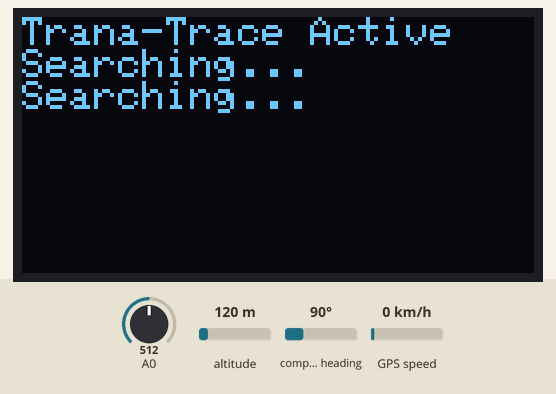
This sketch was run on a simulated ESP8266 (NodeMCU). On the bench: 128×64 one-colour display. Inputs (shaded band) come from the test bench; at power-on: A0 = 512, altitude 120 m, compass heading 90°, GPS speed 0 km/h. WiFi joins after 1.5 s; servers stay silent unless stated; uploads are accepted with an empty reply; the GPS gets a fix after 3 s at 37.7749, -122.4194 with 8 satellites; what the sketch prints to the serial monitor is not drawn.

Above: at 1.6 s.
At 2.0 s:
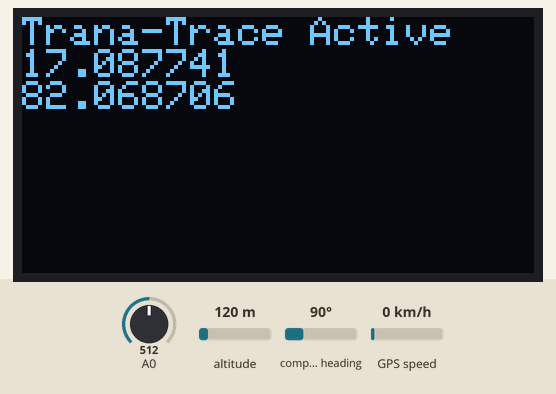
At 5.0 s:
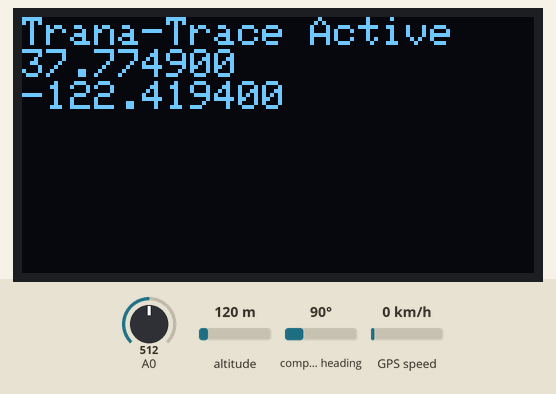

Measured:
- what the display in image 1 shows lasts 3.0 s, from 1.9 s to 4.9 s

The sketch:

trana_trace_firmware.ino
```cpp
#include <Wire.h>
#include <Adafruit_GFX.h>
#include <Adafruit_SSD1306.h>
#include <SoftwareSerial.h>
#include <TinyGPSPlus.h>
#include <ESP8266WiFi.h>
#include <WiFiClientSecure.h>
#include <UniversalTelegramBot.h>
#include <ESP8266HTTPClient.h>
#include "config.h"

#ifndef BOOT_FALLBACK_LAT
#define BOOT_FALLBACK_LAT "17.087741"
#endif

#ifndef BOOT_FALLBACK_LON
#define BOOT_FALLBACK_LON "82.068706"
#endif


#define SCREEN_WIDTH 128
#define SCREEN_HEIGHT 64
#define OLED_RESET -1
Adafruit_SSD1306 display(SCREEN_WIDTH, SCREEN_HEIGHT, &Wire, OLED_RESET);


SoftwareSerial gpsSerial(14, 12);
TinyGPSPlus gps;


SoftwareSerial fpgaSerial(13, 15);


byte currentState   = 0;
byte previousState  = 255;
byte lastValidState = 0;
bool alertSent      = false;


String latStr = "Searching...";
String lonStr = "Searching...";
String gpsSource = "BOOT-FALLBACK";
String lastValidLatStr = BOOT_FALLBACK_LAT;
String lastValidLonStr = BOOT_FALLBACK_LON;
bool hasGpsFix = false;

unsigned long lastDisplayUpdate = 0;
unsigned long lastWifiCheck     = 0;
unsigned long lastTelegramTime  = 0;


WiFiClientSecure secureClient;
UniversalTelegramBot bot(BOT_TOKEN, secureClient);


void connectWiFi() {
    Serial.print("Connecting WiFi");

    WiFi.begin(WIFI_SSID, WIFI_PASSWORD);

    while (WiFi.status() != WL_CONNECTED) {
        delay(500);
        Serial.print(".");
    }

    Serial.println("\nWiFi OK ");
    Serial.print("IP: ");
    Serial.println(WiFi.localIP());
}


bool sendTelegram(String msg) {
    if (WiFi.status() != WL_CONNECTED) {
        Serial.println("WiFi not connected ");
        return false;
    }
    Serial.println("Sending Telegram...");
    secureClient.setFingerprint("BB DC 45 2A 07 E3 4A 71 33 40 F7 9A 62 3D 5F EB C8 7E F2 08");
    bool ok = bot.sendMessage(CHAT_ID, msg, "");
    if (ok) {
        Serial.println("Telegram SENT ");
        return true;
    } else {
        Serial.println("Telegram FAILED ");
        return false;
    }
}


String buildJSON() {

    bool wifiStatus = (WiFi.status() == WL_CONNECTED);
    int batteryPercent = readBatteryPercent();

    String json = "{";
    json += "\"device_id\":\"TT-01\",";
    json += "\"wifi\":" + String(wifiStatus ? "true" : "false") + ",";
    json += "\"fpga_alert\":" + String(currentState) + ",";
    json += "\"telegram_sent\":" + String(alertSent ? "true" : "false") + ",";
    json += "\"battery\":" + String(batteryPercent) + ",";
    String safeLat = hasGpsFix ? latStr : String(BOOT_FALLBACK_LAT);
    String safeLon = hasGpsFix ? lonStr : String(BOOT_FALLBACK_LON);
    json += "\"location\":{";
    json += "\"lat\":" + safeLat + ",";
    json += "\"lng\":" + safeLon;
    json += "},";
    json += "\"gps_source\":\"" + gpsSource + "\"";
    json += "}";

    return json;
}

int readBatteryPercent() {
    int raw = analogRead(A0);
    int percent = map(raw, BATTERY_ADC_EMPTY, BATTERY_ADC_FULL, 0, 100);
    return constrain(percent, 0, 100);
}


void sendToServer(String json) {

    if (WiFi.status() != WL_CONNECTED) return;

    WiFiClient client;
    HTTPClient http;

    http.begin(client, SERVER_URL);
    http.addHeader("Content-Type", "application/json");
    http.addHeader("X-Api-Key", API_KEY);

    int code = http.POST(json);

    Serial.print("HTTP Response: ");
    Serial.println(code);

    http.end();
}

// ───── Setup ─────────────────────────────────────
void setup() {
    Serial.begin(9600);
    gpsSerial.begin(9600);
    fpgaSerial.begin(9600);

    if (!display.begin(SSD1306_SWITCHCAPVCC, 0x3C)) {
        Serial.println("OLED Failed ❌");
        while (true);
    }

    display.clearDisplay();
    display.setTextColor(WHITE);

    showConnecting();

    connectWiFi();
    showNormal();
}

// ───── Main Loop ─────────────────────────────────
void loop() {

    // ── GPS Read ────────────────────────────────
    gpsSerial.listen();
    unsigned long gpsStart = millis();

    while (millis() - gpsStart < 200) {
        while (gpsSerial.available()) {
            gps.encode(gpsSerial.read());
        }
    }

    if (gps.location.isValid() && gps.location.age() < 2000) {
        latStr = String(gps.location.lat(), 6);
        lonStr = String(gps.location.lng(), 6);
        lastValidLatStr = latStr;
        lastValidLonStr = lonStr;
        hasGpsFix = true;
        gpsSource = "NEO-6M";
        Serial.println("📡 Location accessed NEO-6M");
    } else if (hasGpsFix) {
        latStr = lastValidLatStr;
        lonStr = lastValidLonStr;
        gpsSource = "LAST-KNOWN";
        Serial.println("GPS lock unavailable; using last known fix");
    } else {
        latStr = lastValidLatStr;
        lonStr = lastValidLonStr;
        gpsSource = "BOOT-FALLBACK";
        Serial.println("GPS lock unavailable; using boot fallback until first fix");
    }

    // ── FPGA Read ───────────────────────────────
    fpgaSerial.listen();
    unsigned long fpgaStart = millis();

    while (millis() - fpgaStart < 100) {
        while (fpgaSerial.available()) {

            byte received = fpgaSerial.read();

            Serial.print("RAW BYTE: ");
            Serial.println(received, BIN);

            if (received == 2 && lastValidState != 0 && lastValidState != 1) {
                Serial.println("Ignoring false EMERGENCY");
                continue;
            }

            if (received <= 3) {
                currentState   = received;
                lastValidState = received;

                Serial.print("STATE ACCEPTED: ");
                Serial.println(currentState);
            }
        }
    }

    // ── State Change ────────────────────────────
    if (currentState != previousState) {
        previousState = currentState;
        alertSent = false;

        Serial.print("DISPLAY STATE: ");
        Serial.println(currentState);

        updateDisplay();
    }

    // ── Refresh Screen ──────────────────────────
    if (currentState == 0 && millis() - lastDisplayUpdate > 2000) {
        lastDisplayUpdate = millis();
        showNormal();
    }

    // ── WiFi Check ──────────────────────────────
    if (millis() - lastWifiCheck > 30000) {
        lastWifiCheck = millis();
        connectWiFi();
    }

    // ── Telegram Alerts ─────────────────────────
// ── Telegram Alerts ─────────────────────────────
if (!alertSent) {
    if (currentState == 1) {
        String msg = "🔴 STEALTH MODE ACTIVATED\n";
        msg += "Device appears OFF but tracking.\n";
        msg += "Lat: " + latStr + "\n";
        msg += "Lon: " + lonStr + "\n";
        msg += "https://maps.google.com/?q=" + latStr + "," + lonStr;
        if (sendTelegram(msg)) {
            alertSent = true;
        }
    } else if (currentState == 2) {
        String msg = "🆘 SOS EMERGENCY!\n";
        msg += "Immediate help needed!\n";
        msg += "Lat: " + latStr + "\n";
        msg += "Lon: " + lonStr + "\n";
        msg += "https://maps.google.com/?q=" + latStr + "," + lonStr;
        if (sendTelegram(msg)) {
            alertSent = true;
        }
    }
}
    // ── JSON + SEND ─────────────────────────────
    String json = buildJSON();
    Serial.println(json);

    sendToServer(json);
}

// ───── Display ───────────────────────────────────
void updateDisplay() {
    switch (currentState) {
        case 0: showNormal(); break;
        case 1: showFakeOff(); break;
        case 2: showEmergency(); break;
        case 3: showRealOff(); break;
    }
}

void showConnecting() {
    display.clearDisplay();
    display.setCursor(0, 20);
    display.println("Connecting WiFi...");
    display.display();
}

void showNormal() {
    display.clearDisplay();
    display.setCursor(0, 0);
    display.println("Trana-Trace Active");
    display.println(latStr);
    display.println(lonStr);
    display.display();
}

void showFakeOff() {
    display.clearDisplay();
    display.display();
}

void showEmergency() {
    display.clearDisplay();
    display.setCursor(0, 20);
    display.println("!!! SOS !!!");
    display.println(latStr);
    display.println(lonStr);
    display.display();
}

void showRealOff() {
    display.clearDisplay();
    display.setCursor(0, 20);
    display.println("SYSTEM POWERED OFF");
    display.display();
}
```

config.example.h
```cpp
#ifndef CONFIG_H
#define CONFIG_H

// Copy this file to config.h and fill in local values before flashing.
// Hardware/Fpga_code/config.h is intentionally ignored by git.

#define WIFI_SSID      "your_wifi_ssid"
#define WIFI_PASSWORD  "your_wifi_password"

// Preferred backend endpoint.
#define SERVER_URL     "http://192.168.1.100:3001/api/device/update"

// Must match DEVICE_API_KEY in backend/.env.
#define API_KEY        "replace_with_strong_device_api_key"

// Telegram Bot credentials.
#define BOT_TOKEN      "your_telegram_bot_token"
#define CHAT_ID        "your_telegram_chat_id"

// Battery calibration for NodeMCU A0.
// Adjust these values after measuring your divider output.
#define BATTERY_ADC_EMPTY  650
#define BATTERY_ADC_FULL   980

// Used only before the first valid GPS fix. After a fix is acquired,
// firmware falls back to the last known valid GPS coordinates.
#define BOOT_FALLBACK_LAT  "17.087741"
#define BOOT_FALLBACK_LON  "82.068706"

#endif
```
